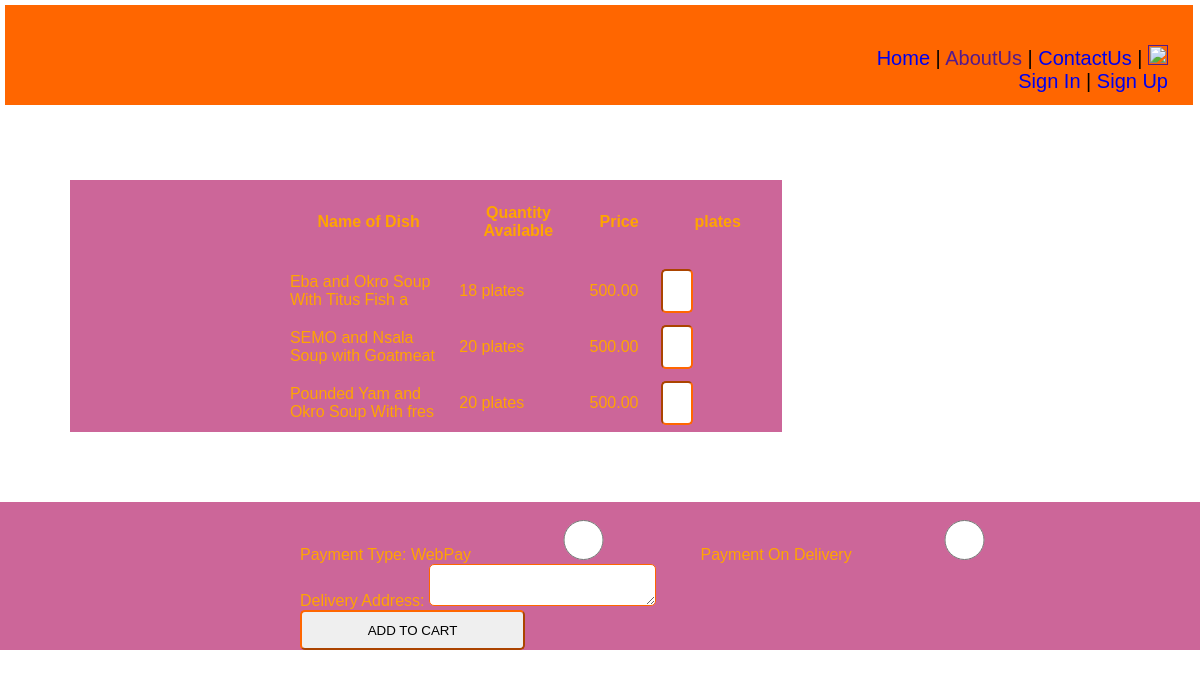
/test/public/food_unregister.php?cat_id=2&cat_name=Swallow, run on the app's committed database.
### tables this page shows
CREATE TABLE IF NOT EXISTS `food` (
  `food_id` int(10) unsigned NOT NULL AUTO_INCREMENT,
  `cat_id` int(11) NOT NULL,
  `food_name` varchar(50) NOT NULL,
  `food_alias` varchar(50) NOT NULL,
  `quantity_plate` int(11) NOT NULL,
  `price` float(10,2) NOT NULL,
  PRIMARY KEY (`food_id`)
);

### test/public/food_unregister.php (the view, shortened to what this page needs)
<?php
include('../includes/header.inc.php');
?>
<?php
    if(isset($_GET['cat_id']) && isset($_GET['cat_name'])){
      $cat_id = $_GET['cat_id'];
    }
?>
<form method = "POST" action="add_to_cart.php">
<div id=header>
    <div id=logotext>
   	<p><a href="home.php">Home</a> | <a href="">AboutUs</a> | <a href="contact_form.php">ContactUs</a> | <a href="" ><img src="../images/cart.png" width="20" height="20" /></a></p>
    <p align="right"><a href="login_register.php"> Sign In </a> |
    <a href="login_register.php" > Sign Up </a> </p>
    </div>
    </div>
<div style="overflow-x:auto;">
	<div id="table">
<table  >
<tr>
        <th>Name of Dish</th>
        <th>Quantity Available</th>
        <th>Price</th>
        <th>plates</th></tr>
<?php
    $i = 0;
      $select = mysqli_query($db, "SELECT * FROM food
                                  WHERE cat_id='".$cat_id."'
                                  ") or die(mysqli_error($db));
      while($row = mysqli_fetch_array($select)){
        extract($row);
$i++;
        ?>
<tr>
          <td><?php echo $row['food_name']; ?></td>
          <td><?php echo $row['quantity_plate']." plates"; ?></td>
          <td><?php echo $row['price']; ?></td>
          <td><input type="number"  max = "<?php echo $row['quantity_plate']; ?>" name="plates<?php  echo $i; ?>"  /></td>
</tr>
<?php
       } ?>
      </table>
  </div>
</div>
  <div id="table2">
      <br>
      <p> Payment Type: WebPay<input type="radio" name="p_type" value="Webpay"/>
            				Payment On Delivery<input type="radio" name="p_type" value="POD" /> </p>
        <p> Delivery Address: <textarea name="d_addy" rows="30" cols="30" > </textarea> </p>
       <p> <input type="submit" name="aoc" value = "ADD TO CART" /> </p>
      </form>

### test/css/style.css (style rules this page uses)
* { margin:0; padding:0; }
#header { border:1px solid hidden; width: 99%; margin:5px; height:100px; background:#F60; }
#logotext { border:1px solid hidden; float:right; height:50px; padding: 40px 25px; font-family:Tahoma, Geneva, sans-serif; font-size:20px; clear:both; }
#logotext a { text-decoration:none; }
input, textarea { width:25%; height:40px; border-radius:5px; border-color:#F60; }

### test/public/food_unregister.php (style rules this page uses)
#header { border:1px solid hidden; width: 99%; margin:5px; height:100px; background:#F60; }
#logotext { border:1px solid hidden; float:right; height:50px; padding: 40px 25px; font-family:Tahoma, Geneva, sans-serif; font-size:20px; clear:both; }
#logotext a { text-decoration:none; }
#table th { font-family: "Lucida Sans Unicode", "Lucida Grande", sans-serif; font-size:26; height:50px; padding:15px; }
#table td { font-family: "Lucida Sans Unicode", "Lucida Grande", sans-serif; padding:5px; }
#table { border:1px solid hidden; width:50% auto; height:auto; margin:70px; padding-left: 25%; color:orange; background-color:#C69; border-style:none; }
#table table { border-color:white; }
#table2 { border:1px solid hidden; width:auto; padding-left:25%; font-family:"Lucida Sans Unicode", "Lucida Grande", sans-serif; font-size: 45; color:orange; background-color:#C69;px }

### data on the page
food: food_name "Eba and Okro Soup With Titus Fish a", quantity_plate "18", price "500.00"
food: food_name "SEMO and Nsala Soup with Goatmeat", quantity_plate "20", price "500.00"
food: food_name "Pounded Yam and Okro Soup With fres", quantity_plate "20", price "500.00"
